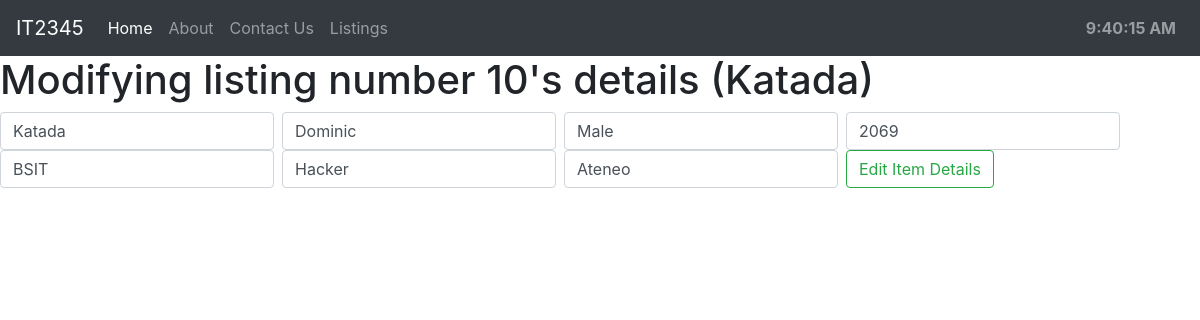
Page /edit/10 on the committed database.
### todo_list/models.py (models this page shows, shortened)
class AlumniModel(models.Model):
    lastName    = models.CharField(max_length = 200)
    firstName   = models.CharField(max_length = 200)
    gender      = models.CharField(max_length = 200)
    year        = models.IntegerField(max_length = 200)
    course      = models.CharField(max_length = 200)
    job         = models.CharField(max_length = 200)
    employer    = models.CharField(max_length = 200)

### todo_list/views.py (the view, shortened to what this page needs)
# urls.py: path('edit/<alumniModel_id>', todo_views.edit, name='edit'),
def edit(request, alumniModel_id):
    alumni = AlumniModel.objects.get(pk = alumniModel_id)
    context = {'alumniModel_id': alumniModel_id, 'alumni': alumni }
    return render(request, 'edit.html', context)

### todo_list/templates/edit.html (shortened to what this page needs)
{% extends 'base.html' %}
{% block content %}
	<h1>Modifying listing number {{alumniModel_id}}'s details ({{ alumni.lastName }})</h1>
	<form class="form-inline my-2 my-lg-0" method="POST">{% csrf_token %}
		<input class="form-control mr-sm-2" type="text" name="lastName" value="{{ alumni.lastName }}">
		<input class="form-control mr-sm-2" type="text" name="firstName" value="{{ alumni.firstName }}">
		<input class="form-control mr-sm-2" type="text" name="gender" value="{{ alumni.gender }}">
		<input class="form-control mr-sm-2" type="text" name="year" value="{{ alumni.year }}">
		<input class="form-control mr-sm-2" type="text" name="course" value="{{ alumni.course }}">
		<input class="form-control mr-sm-2" type="text" name="job" value="{{ alumni.job }}">
		<input class="form-control mr-sm-2" type="text" name="employer" value="{{ alumni.employer }}">
		<button class="btn btn-outline-success my-2 my-sm-0" type="submit">Edit Item Details</button>
	</form>
{% endblock %}

### rows in the picture
AlumniModel: lastName "Katada", firstName "Dominic", gender "Male", year "2069", course "BSIT", job "Hacker", employer "Ateneo"

### other values in the picture
{{ alumniModel_id }} "10"
